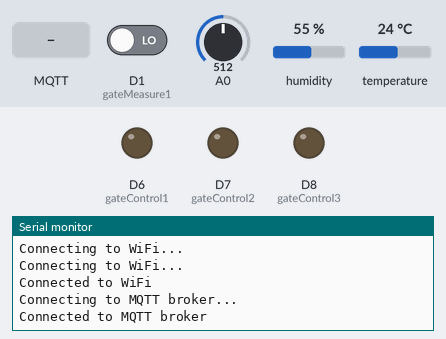
The program below on a simulated ESP8266 (NodeMCU). Shown: output pins drawn as LEDs (lit = HIGH), the last lines printed to the serial monitor. The test bench sets the inputs (shaded band); at power-on: D1 (gateMeasure1) LOW, A0 = 512, humidity 55 %, temperature 24 °C. WiFi joins after 1.5 s; servers stay silent unless stated; no MQTT or app messages arrive unless stated.

Above: at 3.2 s.
3.3 s: MQTT message "1" arrives on the first subscribed topic
At 4.5 s:
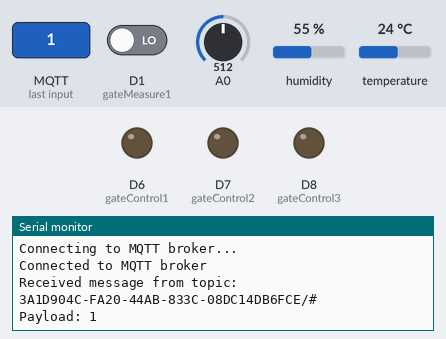
4.8 s: MQTT message "w" arrives on the first subscribed topic
At 5.01 s:
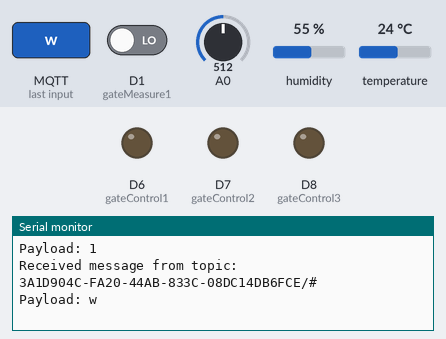
6.5 s: MQTT message "on" arrives on the first subscribed topic
At 7.2 s:
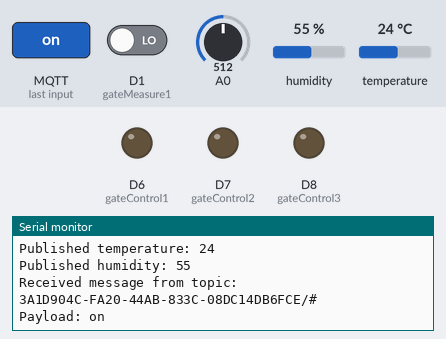
Timing chart, 0 to 9.5 s (numbered marks = the images above; inputs shaded):
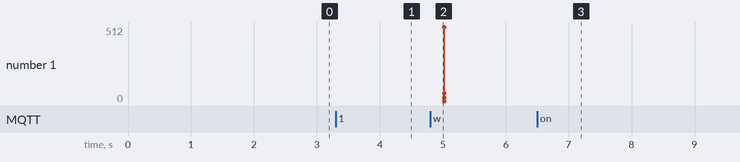

The program:

main.cpp
```cpp
#include <Arduino.h>
#include <Adafruit_Sensor.h>
#include <ESP8266WiFi.h>
#include <string>
#include <PubSubClient.h>
#include "DHT.h"
#include <Wire.h>
#include <EEPROM.h>
#include <ArduinoJson.h>
#include <SoftwareSerial.h>

// Wi-Fi information
// const char *ssid = "BKSTAR";
// const char *password = "stemstar";
const char *ssid = "FPT Telecom.2.4G";
const char *password = "22121999";

// MQTT broker information
// const char *mqttServer = "broker.emqx.io";
const char *mqttServer = "broker.hivemq.com";
const int mqttPort = 1883;
const char *mqttUser = "your_MQTT_username";
const char *mqttPassword = "your_MQTT_password";

// Thông tin Topic
// --- Topic: SystemUrl/idgate/type/name
const char *systemUrl = "3c531531-d5f5-4fe3-9954-5afd76ff2151";
const char *moduleUrl = "3A1D904C-FA20-44AB-833C-08DC14DB6FCE";

// const char *ND = "6EA49BEF-B141-4567-B43A-CE4FBF1AD348";
// const char *DA = "CBBB90A0-14B2-47D1-9EE1-10934185B8AA";
// const char *MUA = "6239FA8A-129B-46C1-A3CB-328AC318EA07";
// const char *AD = "0AE1FF7F-450A-4A90-853E-3ED64F2899A4";

const char *ND = "6ea49bef-b141-4567-b43a-ce4fbf1ad348";
const char *DA = "cbbb90a0-14b2-47d1-9ee1-10934185b8aa";
const char *MUA = "6239fa8a-129b-46c1-a3cb-328ac318ea07";
const char *AD = "0ae1ff7f-450a-4a90-853e-3ed64f2899a4";

const char *QUAT = "B66F2370-D5C4-4A61-84ED-DB9CEBE64E9D";
const char *MAYBOM = "A61D10C0-B931-4906-98F4-18F8FEF95EB1";
const char *DEN = "EA5D5EA9-C6F2-4692-AFC3-0344C8638D9E";

const char *idD8 = "A529949C-252D-42A7-B7EA-4359DFC492B3";
const char *Async = "async";

// GPIO define gate name
const uint8_t gateControl1 = D6;
const uint8_t gateControl2 = D7;
const uint8_t gateControl3 = D8;

const uint8_t gateMeasure1 = D1; // mua
const uint8_t gateMeasure2 = D2; // nhiet do do am
const uint8_t gateMeasure3 = D3;
const uint8_t gateMeasure4 = D4;

// Initialize DHT to measure temperature and humidity
DHT dht1(gateMeasure2, DHT11);

// Initialize client and wifi
WiFiClient espClient;
PubSubClient client(espClient);

/*---------Begin Working with EEPROM---------------*/

/*---------End Working with EEPROM---------------*/

// The function tries to reconnect MQTT when the connection is lost
void reconnect()
{
  while (!client.connected())
  {
    Serial.println("Attempting MQTT connection...");

    if (client.connect("ESP8266Client", mqttUser, mqttPassword))
    {
      // Đăng ký theo dõi các topic
      std::string topic = std::string(moduleUrl) + "/#";
      client.subscribe(topic.c_str());
    }
    else
    {
      Serial.print("Failed, rc=");
      Serial.print(client.state());
      Serial.println(" Retrying in 5 seconds...");
      delay(1000);
    }
  }
}

// reading status gates control
void readControl()
{
  // Read the status of the GPIOs
  int gateControl1Status = digitalRead(gateControl1);
  int gateControl2Status = digitalRead(gateControl2);
  // Print
  Serial.print("GPIO 6 :");
  Serial.println(gateControl1Status);
  Serial.print("GPIO 7 :");
  Serial.println(gateControl2Status);
  String payloadControl1 = String(gateControl1Status);
  String payloadControl2 = String(gateControl2Status);
  std::string topicControl1 = std::string(systemUrl) + "/w/" + std::string("") + "/res";
  std::string topicControl2 = std::string(systemUrl) + "/w/" + std::string("") + "/res";

  // Send to broker
  client.publish(topicControl1.c_str(), payloadControl1.c_str());
  client.publish(topicControl2.c_str(), payloadControl2.c_str());
}

// reading status gates measure
void readDHT11()
{
  int h1 = round(dht1.readHumidity());
  int t1 = round(dht1.readTemperature());
  int mua = digitalRead(gateMeasure1);
  int amdat = round(analogRead(A0));

  Serial.println(mua);
  Serial.println(amdat);
  Serial.println(t1);
  Serial.println(h1);

  // Kích thước bộ nhớ được cấp phát cho đối tượng JSON (tùy thuộc vào dự án của bạn)
  const size_t capacity = JSON_OBJECT_SIZE(10);
  DynamicJsonDocument RES1(capacity);
  DynamicJsonDocument RES2(capacity);
  RES1[ND] = String(t1);
  RES1[DA] = String(h1);
  RES2[AD] = String(amdat);
  RES2[MUA] = String(mua);

  String jsonString1;
  String jsonString2;
  serializeJson(RES1, jsonString1);
  serializeJson(RES2, jsonString2);
  std::string topic = std::string(systemUrl) + "/r/" + std::string(moduleUrl);
  client.publish((topic).c_str(), jsonString1.c_str());
  client.publish((topic).c_str(), jsonString2.c_str());

  Serial.print("Published temperature: ");
  Serial.println(String(t1));
  Serial.print("Published humidity: ");
  Serial.println(String(h1));
}

void splitTopic(String topic, String *topicArray, int arraySize)
{
  uint lastIndex = 0;
  int index = topic.indexOf('/');
  int i = 0;

  while (index != -1 && i < arraySize)
  {
    topicArray[i] = topic.substring(lastIndex, index);
    lastIndex = index + 1;
    index = topic.indexOf('/', lastIndex);
    i++;
  }

  if (lastIndex < topic.length() && i < arraySize)
  {
    topicArray[i] = topic.substring(lastIndex);
  }
}

void ControlDevice(uint8_t gateControl, int mode)
{
  digitalWrite(gateControl, mode);
}

/*This function is used to control the state of pinmodes
when receiving control from the topic and control payload*/
void controlDeviceByTopic(String topicString, String payload)
{
  if (topicString == String(MAYBOM))
  {
    if (payload == "1")
    {
      ControlDevice(gateControl1, HIGH);
      Serial.print("Open 0");
      client.publish("3c531531-d5f5-4fe3-9954-5afd76ff2151/w/A61D10C0-B931-4906-98F4-18F8FEF95EB1/c", "c");
    }
    else if (payload == "0")
    {
      ControlDevice(gateControl1, LOW);
      Serial.print("Close 0");
      client.publish("3c531531-d5f5-4fe3-9954-5afd76ff2151/w/A61D10C0-B931-4906-98F4-18F8FEF95EB1/c", "c");
    }
  }
  if (topicString == String(QUAT))
  {
    if (payload == "1")
    {
      digitalWrite(gateControl2, HIGH);
      Serial.print("Open 1");
      client.publish("3c531531-d5f5-4fe3-9954-5afd76ff2151/w/55E05E4F-575C-4656-8099-50ABCFEE7DE8/c", "c");
    }
    else if (payload == "0")
    {
      ControlDevice(gateControl2, LOW);
      Serial.print("Close 1");
      client.publish("3c531531-d5f5-4fe3-9954-5afd76ff2151/w/55E05E4F-575C-4656-8099-50ABCFEE7DE8/c", "c");
    }
  }
  if (topicString == String(DEN))
  {
    if (payload == "1")
    {
      digitalWrite(gateControl3, HIGH);
      client.publish("3c531531-d5f5-4fe3-9954-5afd76ff2151/w/A529949C-252D-42A7-B7EA-4359DFC492B3/c", "c");
    }
    else if (payload == "0")
    {
      ControlDevice(gateControl3, LOW);
      client.publish("3c531531-d5f5-4fe3-9954-5afd76ff2151/w/A529949C-252D-42A7-B7EA-4359DFC492B3/c", "c");
    }
  }
}

// Callback method
void callback(char *topic, byte *payload, unsigned int length)
{
  String topicString = String(topic);
  String payloadString = "";
  for (uint i = 0; i < length; i++)
  {
    payloadString += (char)payload[i];
  }

  Serial.print("Received message from topic: ");
  Serial.println(topicString);
  Serial.print("Payload: ");
  Serial.println(payloadString);

  // tách topic
  const int MAX_TOPICS = 5;
  String topicArray[MAX_TOPICS];
  splitTopic(topicString, topicArray, MAX_TOPICS);

  // từ topic và lệnh thực hiện bật/tắt
  if (topicArray[1] == "w")
  {
    controlDeviceByTopic(topicArray[2], payloadString);
  }
}

// setup method - (main method)
void setup()
{
  Serial.begin(9600);

  // Thiết lập kết nối Wi-Fi
  WiFi.begin(ssid, password);
  while (WiFi.status() != WL_CONNECTED)
  {
    delay(1000);
    Serial.println("Connecting to WiFi...");
  }
  Serial.println("Connected to WiFi");

  // Thiết lập kết nối MQTT
  client.setServer(mqttServer, mqttPort);
  client.setCallback(callback);

  while (!client.connected())
  {
    Serial.println("Connecting to MQTT broker...");

    if (client.connect("ESP8266Clien123232gfhds"))
    {
      Serial.println("Connected to MQTT broker");

      // Đăng ký theo dõi các topic
      std::string topic = std::string(moduleUrl) + "/#";
      client.subscribe(topic.c_str());
    }
    else
    {
      Serial.print("Failed, rc=");
      Serial.print(client.state());
      Serial.println(" Retrying in 5 seconds...");
      delay(1000);
    }
  }

  pinMode(gateControl1, OUTPUT);
  pinMode(gateControl2, OUTPUT);
  pinMode(gateControl3, OUTPUT);
  pinMode(gateMeasure1, INPUT);
  pinMode(gateMeasure2, INPUT);
  pinMode(gateMeasure3, INPUT);
  pinMode(gateMeasure4, INPUT);

  digitalWrite(gateControl1, LOW);
  digitalWrite(gateControl2, LOW);

  dht1.begin();
}

void loop()
{
  static unsigned long lastLoop1Time = 0;   // Lưu thời điểm thực hiện vòng lặp 1
  static unsigned long lastLoop2Time = 0;   // Lưu thời điểm thực hiện vòng lặp 2
  const unsigned long loop1Interval = 5000; // Thời gian giữa các lần chạy vòng lặp 1 (5s)
  const unsigned long loop2Interval = 100;  // Thời gian giữa các lần chạy vòng lặp 2 (0.1s)
  if (millis() - lastLoop1Time >= loop1Interval)
  {
    if (!client.connected())
    {
      reconnect();
    }
    // readControl();
    readDHT11();
    lastLoop1Time = millis();
  }
  if (millis() - lastLoop2Time >= loop2Interval)
  {
    client.loop();
    lastLoop2Time = millis();
  }
}
```

Measured:
- after the input at 3.3 s, the serial monitor: prints a new line after 0.06 s (image 1)
- after the input at 4.8 s, the serial monitor: prints a new line after 0.09 s (image 2)
- after the input at 6.5 s, the serial monitor: prints a new line at once (image 3)
